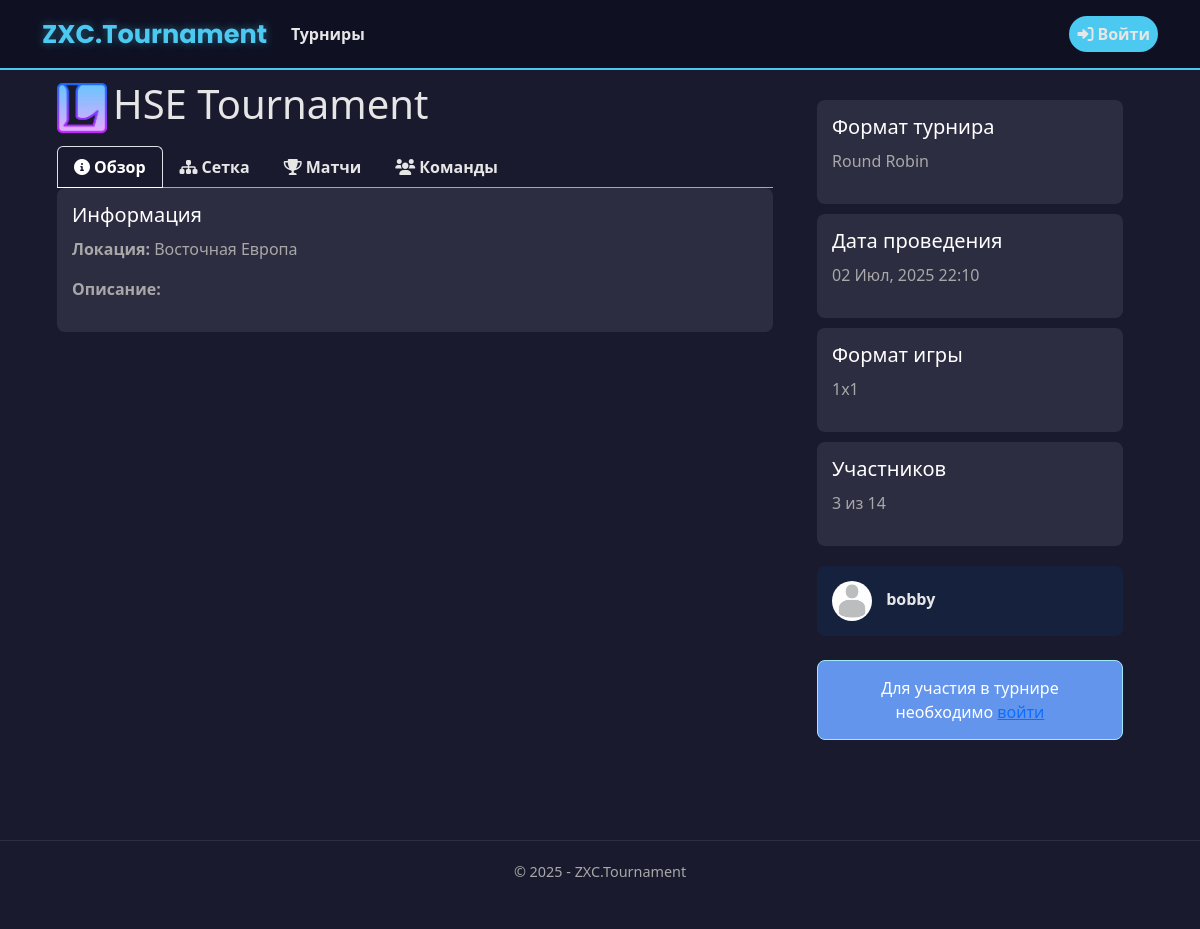
Page /tournaments/5/ on the committed database.
### app/models.py (models this page shows, shortened)
class Tournament(models.Model):
    DISCIPLINE_CHOICES = [
        ('Dota 2', 'Dota 2'),
        ('CS 2', 'CS 2'),
        ('Valorant', 'Valorant'),
        ('LoL', 'League of Legends'),
    ]
    FORMAT_CHOICES = [
        ('1x1', '1x1'),
        ('2x2', '2x2'),
        ('3x3', '3x3'),
        ('5x5', '5x5'),
    ]
    TOURNAMENT_FORMAT_CHOICES = [
        ('single_elimination', 'Single Elimination'),
        ('double_elimination', 'Double Elimination'),
        ('round_robin', 'Round Robin'),
    ]
    TEAM_COUNT_CHOICES = [(i, str(i)) for i in range(2, 513)]
    LOCATION_CHOICES = [
        ('China', 'Китай'),
        ('Western Europe', 'Западная Европа'),
        ('Eastern Europe', 'Восточная Европа'),
        ('Southeast Asia', 'ЮВ Азия'),
        ('North America', 'Северная Америка'),
        ('South America', 'Южная Америка'),
    ]
    name = models.CharField(max_length=50, verbose_name="Название турнира")
    max_teams = models.IntegerField(choices=TEAM_COUNT_CHOICES, verbose_name="Максимальное количество команд")
    start_date = models.DateTimeField(verbose_name="Дата начала")
    discipline = models.CharField(max_length=50, choices=DISCIPLINE_CHOICES, verbose_name="Дисциплина")
    game_format = models.CharField(max_length=50, choices=FORMAT_CHOICES, verbose_name="Формат игры")
    tournament_format = models.CharField(max_length=50, choices=TOURNAMENT_FORMAT_CHOICES, verbose_name="Формат турнира", blank=True, null=True)
    location = models.CharField(max_length=50, choices=LOCATION_CHOICES, verbose_name="Локация")
    description = models.TextField(max_length=1000, verbose_name="Описание", blank=True, null=True)
    creator = models.ForeignKey(User, on_delete=models.CASCADE, verbose_name="Создатель")
    created_at = models.DateTimeField(default=timezone.now, verbose_name="Дата создания")
    is_active = models.BooleanField(default=True, verbose_name="Активный")
    registered_teams = models.ManyToManyField(
        'Team',
        through='TournamentRegistration',
        related_name='tournaments',
        blank=True,
        verbose_name="Зарегистрированные команды"
    )
    class Meta:
        ordering = ['-created_at']
        verbose_name = 'Турнир'
        verbose_name_plural = 'Турниры'
    def get_status(self):
        if hasattr(self, 'round_robin_table'):
            total_matches = RoundRobinMatch.objects.filter(table=self.round_robin_table).count()
            completed_matches = RoundRobinMatch.objects.filter(table=self.round_robin_table, is_completed=True).count()
            if completed_matches == total_matches and total_matches > 0:
                return 'completed'
            else:
                return 'in_progress'
    def get_status_display(self):
        status_map = {
            'planned': 'Запланирован',
            'in_progress': 'В процессе',
            'completed': 'Завершён'
        }
        return status_map.get(self.get_status(), 'Неизвестно')

class UserProfile(models.Model):
    user = models.OneToOneField(User, on_delete=models.CASCADE)
    email_confirmed = models.BooleanField(default=False)
    avatar = models.ImageField(
        upload_to='avatars/',
        default='avatars/default.jpg',
        blank=True,
        null=True
    )
    team = models.ForeignKey(Team, on_delete=models.SET_NULL, null=True, blank=True, related_name='team_members')
    bio = models.TextField(blank=True, null=True)

### app/views.py (the view, shortened to what this page needs)
# urls.py: path('tournaments/<int:tournament_id>/', views.tournament_detail, name='tournament_detail'),
def tournament_detail(request, tournament_id):
    tournament = get_object_or_404(Tournament, id=tournament_id)
    is_creator = tournament.is_creator(request.user) if request.user.is_authenticated else False
    user_team = None
    is_registered = False
    registered_count = tournament.registered_teams.count()
    tournament_status = tournament.get_status()
    tournament_status_display = tournament.get_status_display()
    upcoming_matches = get_upcoming_matches(tournament)
    context = {
        'tournament': tournament,
        'is_creator': is_creator,
        'user_team': user_team,
        'is_registered': is_registered,
        'registered_teams': tournament.registered_teams.all(),
        'registered_count': registered_count,
        'tournament_status': tournament_status,
        'tournament_status_display': tournament_status_display,
        'upcoming_matches': upcoming_matches[:5],  # Первые 5 предстоящих матчей
        'year': datetime.now().year,
    }
    return render(request, 'app/tournaments/tournament_detail.html', context)

### app/bracket_features.py (called while the page is built, shortened)
def get_upcoming_matches(tournament):
    upcoming_matches = []
    if tournament.tournament_format == 'round_robin':
        if hasattr(tournament, 'round_robin_table'):
            matches = tournament.round_robin_table.matches.filter(
                is_completed=False,
                scheduled_time__isnull=False
            ).order_by('scheduled_time')[:10]
            upcoming_matches.extend(matches)
    return upcoming_matches

### app/templates/app/tournaments/tournament_detail.html (shortened to what this page needs)
{% extends "app/layout.html" %}
{% load static %}
{% block content %}
<div class="container">
    <div class="row">
        <div class="col-md-8">
            <div class="tournament-header">
                <img src="{% static 'app/images/'|add:tournament.discipline|lower|add:'.png' %}"
                     alt="{{ tournament.discipline }}"
                     class="tournament-game-icon">
                <h1>{{ tournament.name }}</h1>
            </div>
            <ul class="nav nav-tabs">
                <li class="nav-item">
                    <a class="nav-link active" href="#overview" data-bs-toggle="tab">
                        <i class="fas fa-info-circle me-1"></i>Обзор
                    </a>
                </li>
                <li class="nav-item">
                    <a class="nav-link" href="#bracket" data-bs-toggle="tab">
                        <i class="fas fa-sitemap me-1"></i>Сетка
                    </a>
                </li>
                <li class="nav-item">
                    <a class="nav-link" href="#matches" data-bs-toggle="tab">
                        <i class="fas fa-trophy me-1"></i>Матчи
                    </a>
                </li>
                <li class="nav-item">
                    <a class="nav-link" href="#teams" data-bs-toggle="tab">
                        <i class="fas fa-users me-1"></i>Команды
                    </a>
                </li>
            </ul>
            <div class="tab-content">
                <div id="overview" class="tab-pane fade show active">
                    <div class="info-block">
                        <h5>Информация</h5>
                        <p><strong>Локация:</strong> {{ tournament.get_location_display }}</p>
                        <p><strong>Описание:</strong></p>
                    </div>
                </div>
            </div>
        </div>
        <div class="col-md-4">
            <div class="right-column">
                <div class="info-box">
                    <h5>Формат турнира</h5>
                    <p>{% if tournament.tournament_format %}{{ tournament.get_tournament_format_display }}{% else %}Не указан{% endif %}</p>
                </div>
                <div class="info-box">
                    <h5>Дата проведения</h5>
                    <p>{{ tournament.start_date|date:"d M, Y H:i" }}</p>
                </div>
                <div class="info-box">
                    <h5>Формат игры</h5>
                    <p>{{ tournament.get_game_format_display }}</p>
                </div>
                <div class="info-box">
                    <h5>Участников</h5>
                    <p>{{ registered_count }} из {{ tournament.max_teams }}</p>
                </div>
                <div class="creator-card">
                    <img src="{% if tournament.creator.userprofile.avatar %}{{ tournament.creator.userprofile.avatar.url }}{% else %}{% static 'avatars/default.jpg' %}{% endif %}" alt="Аватар">
                    <span>{{ tournament.creator.username }}</span>
                </div>
                <div class="mt-4">
                    {% if user.is_authenticated %}
                    {% if not tournament.bracket and not tournament.round_robin_table %}
                    {% if is_registered %}
                    {% if tournament.game_format == '1x1' %}
                    <form action="{% url 'cancel_tournament_participation' tournament_id=tournament.id %}" method="post">
                        {% csrf_token %}
                        <div class="d-grid">
                            <button type="submit" class="btn btn-danger">
                                <i class="fas fa-times me-1"></i>Отменить участие
                            </button>
                        </div>
                    </form>
                    {% elif user.userprofile.team and user.userprofile.team.captain == user %}
                    <div class="d-grid gap-2">
                        <a href="{% url 'edit_tournament_roster' tournament_id=tournament.id %}" class="btn btn-primary">
                            <i class="fas fa-user-edit me-1"></i>Изменить состав
                        </a>
                        <form action="{% url 'cancel_tournament_participation' tournament_id=tournament.id %}" method="post">
                            {% csrf_token %}
                            <button type="submit" class="btn btn-danger">
                                <i class="fas fa-times me-1"></i>Отменить участие
                            </button>
                        </form>
                    </div>
                    {% else %}
                    <div class="alert alert-success">Ваша команда уже зарегистрирована</div>
                    {% endif %}
                    {% elif tournament.registered_teams_count < tournament.max_teams %}
                    {% if user_team or tournament.game_format == '1x1' %}
                    <div class="d-grid">
                        <a href="{% url 'participate_tournament' tournament_id=tournament.id %}" class="btn btn-primary">
                            <i class="fas fa-plus me-1"></i>Принять участие
                        </a>
                    </div>
                    {% else %}
                    <div class="alert alert-warning">
                        Для участия в этом турнире вам нужно быть капитаном команды
                    </div>
                    {% endif %}
                    {% else %}
                    <div class="alert alert-danger">Турнир уже заполнен</div>
                    {% endif %}
                    {% else %}
                    <div class="alert alert-info">
                        <i class="fas fa-info-circle me-1"></i>
                        Регистрация закрыта, так как турнирная сетка уже сформирована
                    </div>
                    {% endif %}
                    {% else %}
                    <div class="alert alert-info">
                        Для участия в турнире необходимо <a href="{% url 'login' %}">войти</a>
                    </div>
                    {% endif %}
                </div>
            </div>
        </div>
    </div>
</div>
{% endblock %}

### static/app/content/site.css (style rules this page uses)
body { padding-top: 10px; padding-bottom: 10px; }
body { background-color: #1a1a2e; color: #e6e6e6; font-family: 'Segoe UI', Tahoma, Geneva, Verdana, sans-serif; }
.tournament-game-icon { width: 30px; height: 30px; object-fit: cover; border-radius: 8px; margin-right: 10px; }

### app/templates/app/layout.html (style rules this page uses)
.nav-link { color: #e6e6e6 !important; font-weight: 500; transition: color 0.3s ease; }

### app/templates/app/tournaments/tournament_detail.html (style rules this page uses)
.nav-tabs { border-bottom: 1px solid #4cc9f0; }
.nav-link { color: #e6e6e6; font-weight: bold; }
.nav-link.active { color: #ffffff !important; background-color: transparent !important; }
.info-block { background-color: #2d2d42; padding: 15px; margin-bottom: 20px; border-radius: 8px; }
.info-block h5 { color: #ffffff; margin-bottom: 10px; }
.info-block p { color: #a8a8a8; }
.creator-card { background-color: #16213e; padding: 15px; border-radius: 8px; margin-top: 20px; }
.creator-card img { width: 40px; height: 40px; object-fit: cover; border-radius: 50%; margin-right: 10px; }
.creator-card span { font-weight: bold; color: #e6e6e6; }
.right-column { background-color: #1a1a2e; padding: 20px; border-radius: 10px; margin-bottom: 20px; }
.right-column h5 { color: #ffffff; margin-bottom: 10px; }
.right-column p { color: #a8a8a8; }
.info-box { background-color: #2d2d42; padding: 15px; border-radius: 8px; margin-bottom: 10px; }
.info-box h5 { color: #ffffff; margin-bottom: 10px; }
.info-box p { color: #a8a8a8; }
.tournament-game-icon { width: 50px; height: 50px; object-fit: cover; border-radius: 1px; margin-right: 1px; }
.tournament-header { display: flex; align-items: center; gap: 5px; margin-bottom: 10px; }
.alert { border-radius: 8px; padding: 15px; margin-bottom: 20px; text-align: center; }
.alert-info { background-color: cornflowerblue !important; color: #fff !important; }

### rows in the picture
Tournament: name "HSE Tournament", location "Восточная Европа", tournament_format "Round Robin", start_date "02 Июл, 2025 22:10", game_format "1x1", max_teams "14", creator.avatar (placeholder picture), creator.username "bobby"

### other values in the picture
{{ registered_count }} "3"
